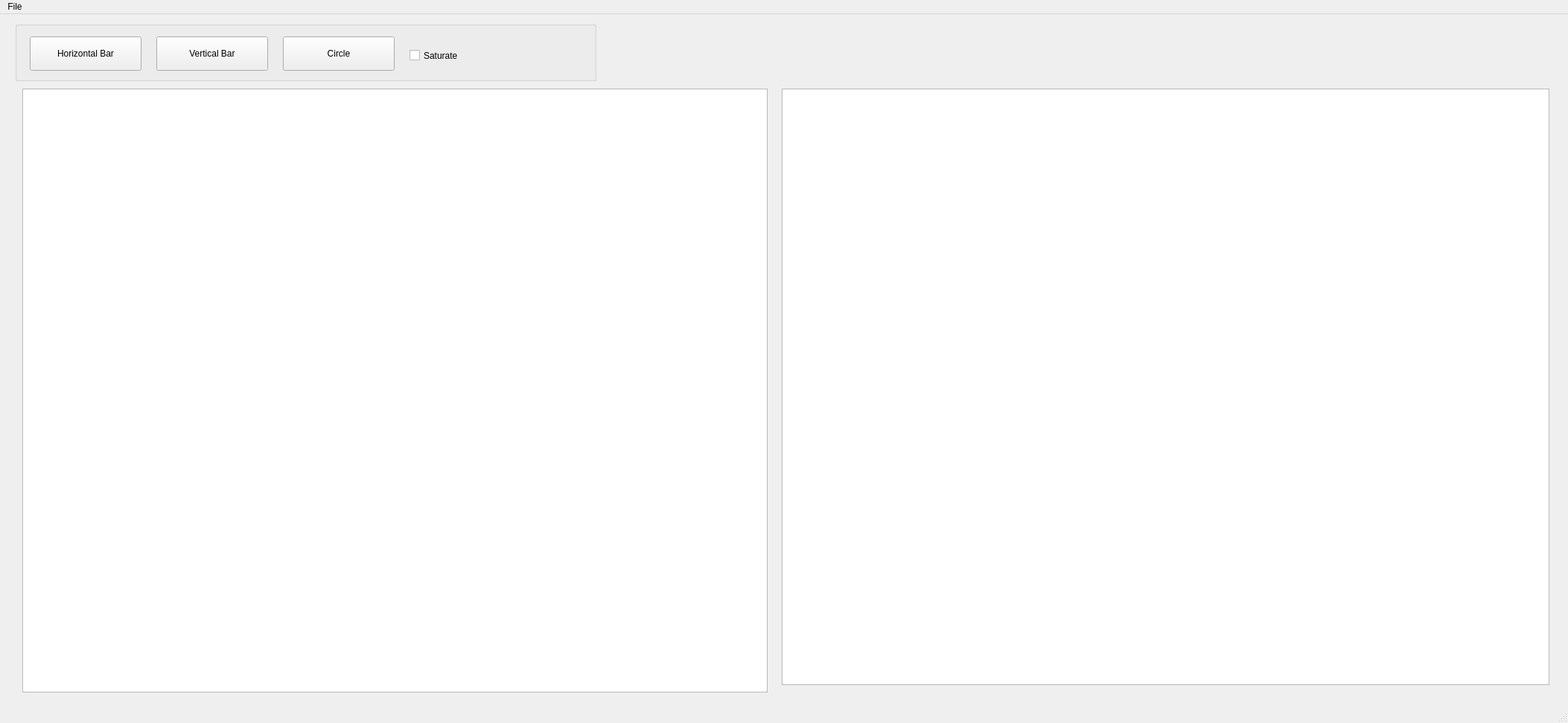
<?xml version="1.0" encoding="UTF-8"?>
<ui version="4.0">
 <class>MainWindow</class>
 <widget class="QMainWindow" name="MainWindow">
  <property name="geometry">
   <rect>
    <x>0</x>
    <y>0</y>
    <width>2106</width>
    <height>971</height>
   </rect>
  </property>
  <property name="windowTitle">
   <string>Tilt Shifter</string>
  </property>
  <widget class="QWidget" name="centralwidget">
   <widget class="QGroupBox" name="groupBox">
    <property name="geometry">
     <rect>
      <x>20</x>
      <y>10</y>
      <width>781</width>
      <height>80</height>
     </rect>
    </property>
    <property name="title">
     <string/>
    </property>
    <widget class="QPushButton" name="cmdHBar">
     <property name="geometry">
      <rect>
       <x>20</x>
       <y>20</y>
       <width>150</width>
       <height>46</height>
      </rect>
     </property>
     <property name="text">
      <string>Horizontal Bar</string>
     </property>
    </widget>
    <widget class="QPushButton" name="cmdVBar">
     <property name="geometry">
      <rect>
       <x>190</x>
       <y>20</y>
       <width>150</width>
       <height>46</height>
      </rect>
     </property>
     <property name="text">
      <string>Vertical Bar</string>
     </property>
    </widget>
    <widget class="QPushButton" name="cmdCircle">
     <property name="geometry">
      <rect>
       <x>360</x>
       <y>20</y>
       <width>150</width>
       <height>46</height>
      </rect>
     </property>
     <property name="text">
      <string>Circle</string>
     </property>
    </widget>
    <widget class="QCheckBox" name="chkSaturate">
     <property name="geometry">
      <rect>
       <x>530</x>
       <y>30</y>
       <width>136</width>
       <height>31</height>
      </rect>
     </property>
     <property name="text">
      <string>Saturate</string>
     </property>
    </widget>
   </widget>
   <widget class="QGraphicsView" name="graphicsView">
    <property name="geometry">
     <rect>
      <x>30</x>
      <y>100</y>
      <width>1001</width>
      <height>811</height>
     </rect>
    </property>
   </widget>
   <widget class="QGraphicsView" name="graphicsView_2">
    <property name="geometry">
     <rect>
      <x>1050</x>
      <y>100</y>
      <width>1031</width>
      <height>801</height>
     </rect>
    </property>
   </widget>
  </widget>
  <widget class="QMenuBar" name="menubar">
   <property name="geometry">
    <rect>
     <x>0</x>
     <y>0</y>
     <width>2106</width>
     <height>38</height>
    </rect>
   </property>
   <widget class="QMenu" name="menuFile">
    <property name="title">
     <string>File</string>
    </property>
    <addaction name="actionNew"/>
    <addaction name="actionSave_As"/>
   </widget>
   <addaction name="menuFile"/>
  </widget>
  <widget class="QStatusBar" name="statusbar"/>
  <action name="actionNew">
   <property name="text">
    <string>New</string>
   </property>
  </action>
  <action name="actionSave_As">
   <property name="text">
    <string>Save As</string>
   </property>
  </action>
 </widget>
 <resources/>
 <connections/>
</ui>
